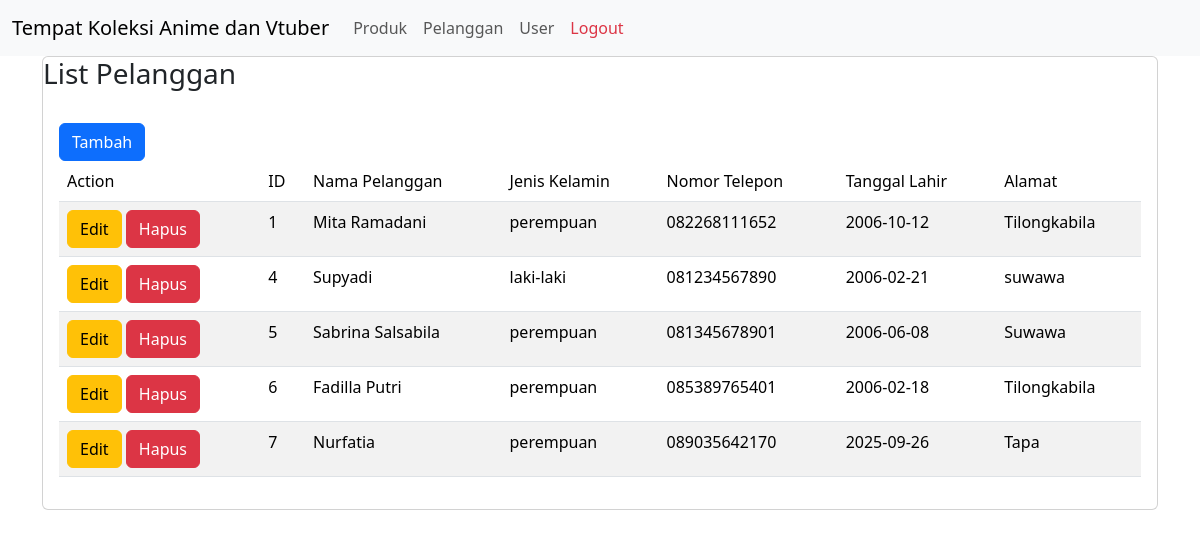
Page /pelanggan.php (signed in) on the committed database.
### tables this page shows
CREATE TABLE `pelanggan` (
  `id_pelanggan` int(11) NOT NULL,
  `nama` varchar(50) DEFAULT NULL,
  `jenis_kelamin` varchar(50) DEFAULT NULL,
  `no_hp` varchar(12) DEFAULT NULL,
  `tanggal_lahir` date DEFAULT NULL,
  `alamat` varchar(50) DEFAULT NULL
);

### pelanggan.php (the view)
<?php include 'include/header.php';
$result = $conn->query("SELECT * FROM pelanggan");
?>
<div class="container">
    <div class='row'>
        <div class='col-md-12'>
            <div class='card'>
                <div class='card-title'>
                    <h3>List Pelanggan</h3>
                </div>
                <div class='card-body'>
                    <a href="form_pelanggan.php" class="btn btn-primary">Tambah</a>
                    <table class='table table-striped'>
                        <thead>
                            <tr>
                                <td>Action</td>
                                <td>ID</td>
                                <td>Nama Pelanggan</td>
                                <td>Jenis Kelamin</td>
                                <td>Nomor Telepon</td>
                                <td>Tanggal Lahir</td>
                                <td>Alamat</td>
                            </tr>
                        </thead>
                        <tbody>
                            <?php if($result && $result->num_rows > 0 ) : ?>
                                <?php while($row = $result->fetch_assoc()) : ?>
                                    <tr>
                                        <td>
                                            <a href="edit_pelanggan.php?id_pelanggan=<?= $row['id_pelanggan'] ?>"class="btn btn-warning">Edit</a>
                                            <a href="hapus_pelanggan.php?id_pelanggan=<?= $row['id_pelanggan'] ?>"class="btn btn-danger">Hapus</a>
                                        </td>
                                        <td><?= $row['id_pelanggan'] ?></td>
                                        <td><?= $row['nama'] ?></td>
                                        <td><?= $row['jenis_kelamin'] ?></td>
                                        <td><?= $row['no_hp'] ?></td>
                                        <td><?= $row['tanggal_lahir'] ?></td>
                                        <td><?= $row['alamat'] ?></td>
                                    </tr>
                                <?php endwhile; ?>
                            <?php else : ?>
                                <tr>
                                    <td colspan='4'>Data Belum Tersedia</td>
                                </tr>
                            <?php endif ?>
                        </tbody>
                    </table>
                </div>
            </div>
        </div>
    </div>
    </div>
<?php include 'include/foother.php'; ?>

### rows in the picture
pelanggan: id_pelanggan "1", nama "Mita Ramadani", jenis_kelamin "perempuan", no_hp "082268111652", tanggal_lahir "2006-10-12", alamat "Tilongkabila"
pelanggan: id_pelanggan "4", nama "Supyadi", jenis_kelamin "laki-laki", no_hp "081234567890", tanggal_lahir "2006-02-21", alamat "suwawa"
pelanggan: id_pelanggan "5", nama "Sabrina Salsabila", jenis_kelamin "perempuan", no_hp "081345678901", tanggal_lahir "2006-06-08", alamat "Suwawa"
pelanggan: id_pelanggan "6", nama "Fadilla Putri", jenis_kelamin "perempuan", no_hp "085389765401", tanggal_lahir "2006-02-18", alamat "Tilongkabila"
pelanggan: id_pelanggan "7", nama "Nurfatia", jenis_kelamin "perempuan", no_hp "089035642170", tanggal_lahir "2025-09-26", alamat "Tapa"
